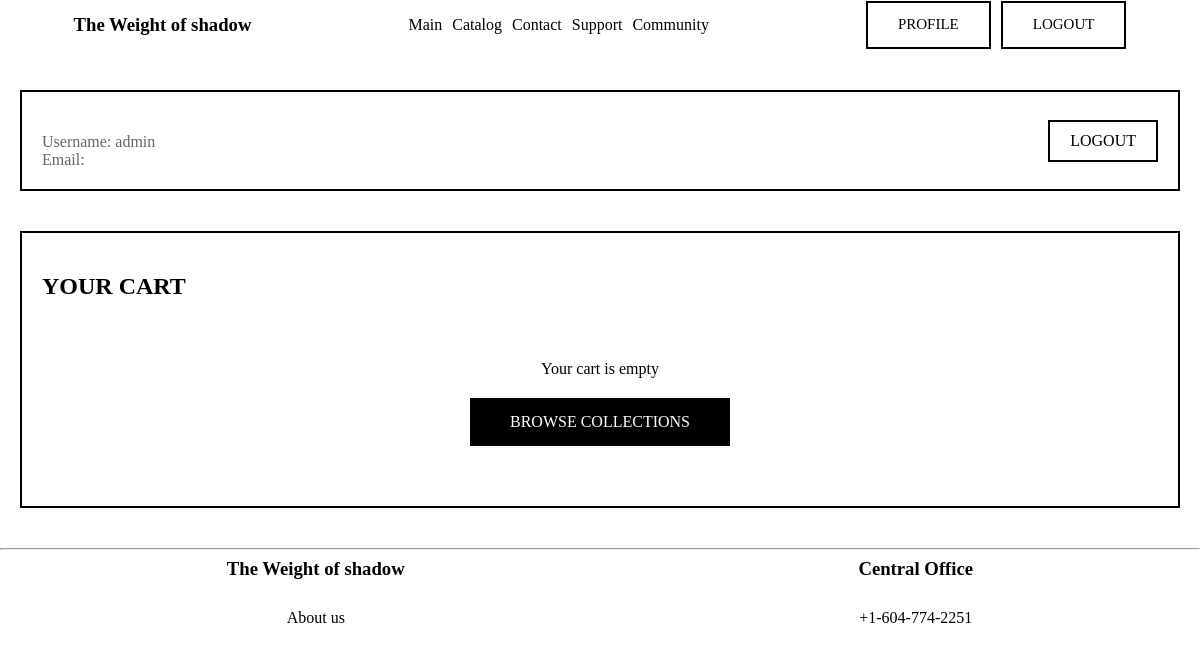
/users/profile/ (signed in), run on an earlier commit of the app's database.
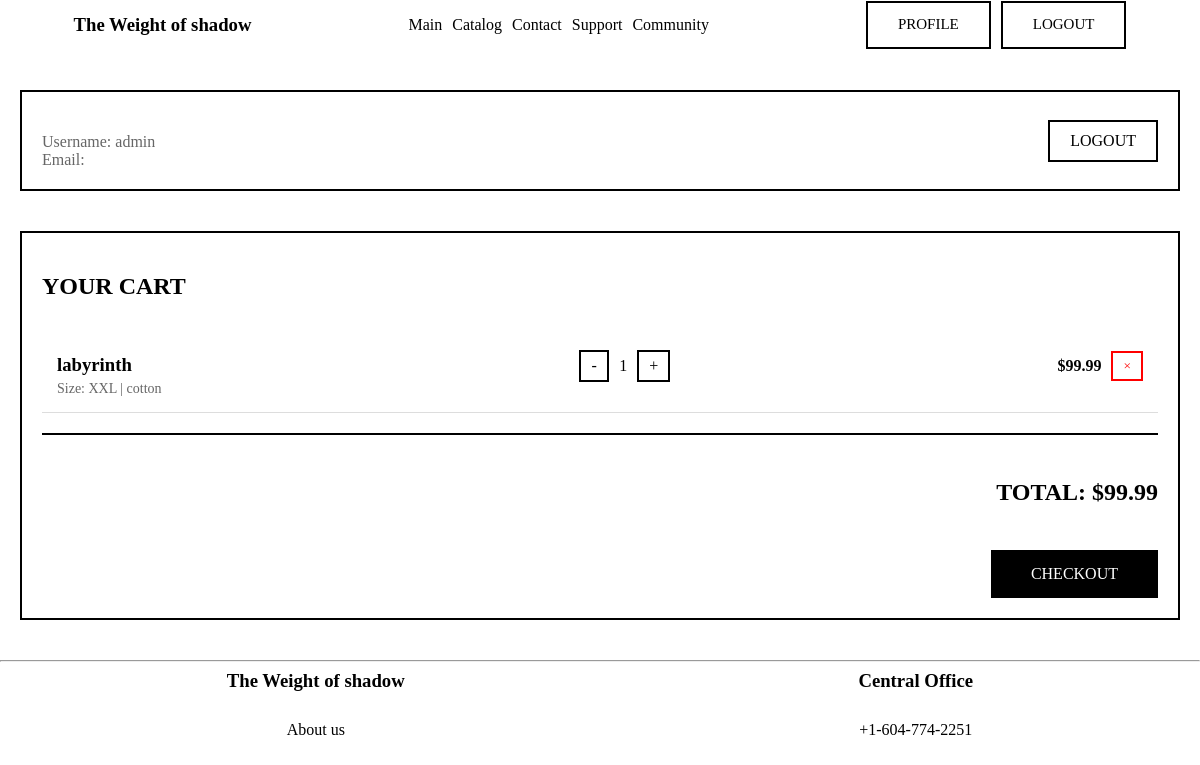
And on a later commit of the database.
### users/models.py (models this page shows, shortened)
class CartItem(models.Model):
    SIZE_CHOICES = [
        ('S', 'S'),
        ('M', 'M'),
        ('L', 'L'),
        ('XL', 'XL'),
        ('XXL', 'XXL'),
    ]
    cart = models.ForeignKey(Cart, on_delete=models.CASCADE, related_name='items')
    t_shirt = models.ForeignKey(T_shirt, on_delete=models.CASCADE, null=True, blank=True)
    sweatshirt = models.ForeignKey(Sweatshirt, on_delete=models.CASCADE, null=True, blank=True)
    quantity = models.PositiveIntegerField(default=1)
    size = models.CharField(max_length=5, choices=SIZE_CHOICES, default='S')
    added_at = models.DateTimeField(auto_now_add=True)
    def get_item(self):
        if self.t_shirt:
            return self.t_shirt
        return self.sweatshirt
    def get_price(self):
        item = self.get_item()
        if not item:
            return 0
        price_str = item.price
        price_str = price_str.replace(' ', '').replace(',', '.').replace('$', '')
        try:
            base_price = float(price_str)
        except ValueError:
            base_price = 0
        size_prices = {
            'S': 0,
            'M': 10,
            'L': 20,
            'XL': 30,
            'XXL': 40
        }
        return base_price + size_prices.get(self.size, 0)
    def get_total_price(self):
        return self.get_price() * self.quantity
    class Meta:
        unique_together = ['cart', 't_shirt', 'sweatshirt', 'size']

### catalog/models.py (models this page shows, shortened)
class T_shirt(models.Model):
    type_collections = [
        ("Modern Minimalism", "Modern Minimalism"),
        ("The promise of hope","The promise of hope"),
        ("The Crying Machiavelli", "The Crying Machiavelli"),
        ("Blood money", "Blood money"),
        ("The March Collection", "The March Collection"),
        ("The weihgt of Shadow & Rick and Morty", "The weihgt of Shadow & Rick and Morty")
    ]
    image = models.ImageField(default='null', blank=True, null= True)
    image2 = models.URLField(max_length=250, blank= True, null=True)
    name = models.CharField(max_length=100)
    structure = models.CharField(max_length=100, default='cotton')
    price = models.CharField(max_length=20)
    collections_type = models.CharField(default='Modern Minimalism',choices=type_collections)
    text = models.TextField('about')

### users/views.py (the view)
# urls.py: path('profile/', views.profile_view, name='profile'),  # Это должно быть!
@login_required
def profile_view(request):
    cart, created = Cart.objects.get_or_create(user=request.user)
    cart_items = cart.items.all()
    total_price = cart.get_total_price()
    context = {
        'user': request.user,
        'cart_items': cart_items,
        'total_price': total_price,
    }
    return render(request, 'users/profile.html', context)

### users/models.py (called while the page is built)
    def get_total_price(self):
        total = 0
        for item in self.items.all():
            total += item.get_total_price()
        return total

### users/templates/users/profile.html (shortened to what this page needs)
{% extends 'myapp/layout.html' %}
{% load static %}
{% block content %}
<div class="profile-container">
    <div class="profile-header">
        <div class="user-info">
            <p>Username: {{ user.username }}</p>
            <p>Email: {{ user.email }}</p>
        </div>
        <a href="{% url 'users:logout' %}" class="logout-button">LOGOUT</a>
    </div>
    <div class="cart-section">
        <h2>YOUR CART</h2>
        {% if cart_items %}
            {% for item in cart_items %}
            <div class="cart-item">
                <div class="item-info">
                    <h3>{{ item.get_item.name }}</h3>
                    <p>Size: {{ item.size }} | {{ item.get_item.structure }}</p>
                </div>
                <div class="item-quantity">
                    <form method="post" action="{% url 'users:update_cart' item.id %}" class="quantity-form">
                        <button type="submit" class="quantity-btn">-</button>
                    </form>
                    <span style="font-family: algerian;">{{ item.quantity }}</span>
                    <form method="post" action="{% url 'users:update_cart' item.id %}" class="quantity-form">
                        <button type="submit" class="quantity-btn">+</button>
                    </form>
                </div>
                <div class="item-price">
                    ${{ item.get_total_price|floatformat:2 }}
                </div>
                <form method="post" action="{% url 'users:update_cart' item.id %}">
                    <button type="submit" class="remove-btn">×</button>
                </form>
            </div>
            {% endfor %}
            <div class="cart-total">
                <h3>TOTAL: ${{ total_price|floatformat:2 }}</h3>
                <a href="{% url 'users:checkout' %}" class="checkout-btn">CHECKOUT</a>
            </div>
        {% else %}
            <div class="empty-cart">
                <p>Your cart is empty</p>
                <a href="{% url 'collections:collec' %}" class="checkout-btn" style="margin-top: 20px;">BROWSE COLLECTIONS</a>
            </div>
        {% endif %}
    </div>
</div>
{% endblock %}

What changed in the data, as far as the page shows it:
added CartItem: get_item.name "labyrinth", size "XXL", get_item.structure "cotton", quantity "1", get_total_price "99.99"
Also different on the page:
{{ total_price|floatformat:2 }}: (not shown) → "99.99"
text no longer shown: "Your cart is empty BROWSE COLLECTIONS"
text now shown: "TOTAL: $ CHECKOUT"
